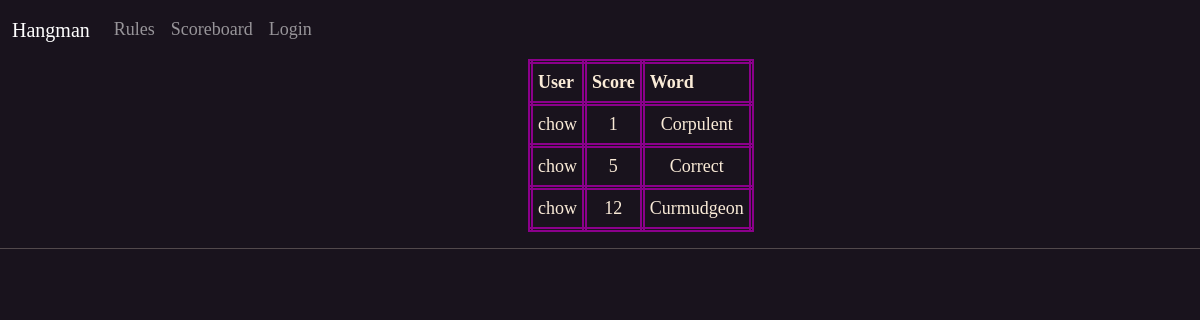
/scoreboard, run on an earlier commit of the app's database.
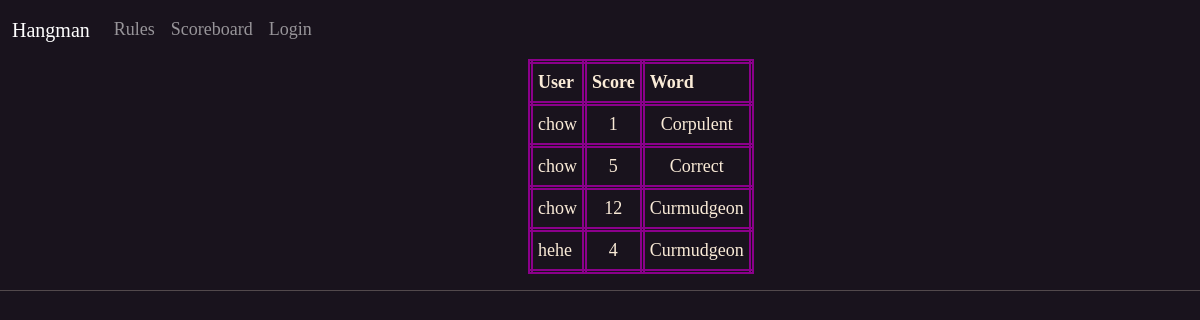
And on a later commit of the database.
### app/models.py (models this page shows, shortened)
class Words(db.Model):
    id = db.Column(db.Integer, primary_key=True)
    word = db.Column(db.String(60), index=True, unique=True)
    definition = db.Column(db.String(60), index=True, unique=True)

class User(UserMixin, db.Model):
    id = db.Column(db.Integer, primary_key=True)
    email = db.Column(db.String(60), index=True, unique=True)
    username = db.Column(db.String(60), index=True, unique=True)
    password_hash = db.Column(db.String(128))
    last_seen = db.Column(db.DateTime, default=datetime.utcnow())

### app/routes.py (the view)
@app.route('/scoreboard', methods=['GET', 'POST'])
def scoreboard():
    player_scores = []
    for score in Scores.query.all():
        player_scores.append([User.query.get(score.user_id).username,
                             score.number_of_guesses, Words.query.get(score.word_id).word])
    return render_template('scoreboard.html', user_score=player_scores)

### app/routes.py (called while the page is built)
@app.before_request
def before_request():
    if current_user.is_authenticated:
        current_user.last_seen = datetime.utcnow()
        db.session.commit()

### app/templates/scoreboard.html
{% extends 'base.html'%}
{% block content %}
<table style="position: relative; left: 44%;">
    <tr>
        <th class="scores">User </th>
        <th class="scores">Score</th>
        <th class="scores">Word</th>
    </tr>
    {% for item, item2, item3 in user_score %}
    <tr>
        <td class="scores">{{item}}</td>
        <td class="scores" style="text-align: center;">{{item2}}</td>
        <td class="scores" style="text-align: center;">{{item3}}</td>
    </tr>
    {% endfor %}
</table>
{%endblock%}

What changed in the data, as far as the page shows it:
added User: user_score "hehe"
Also different on the page:
new list line: "4"
new list line: "Curmudgeon"
